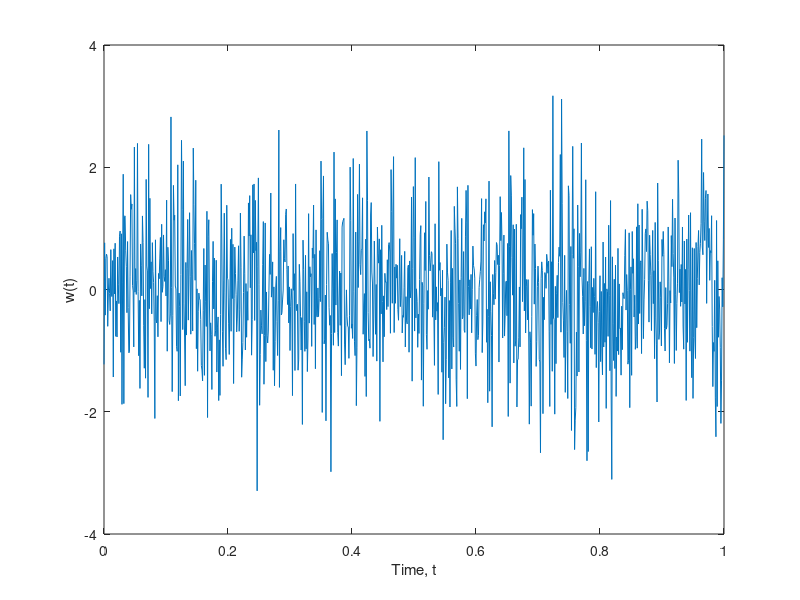

This chart was generated by the following MATLAB code:
%--- white_noise.m ---%
randn('state',0);   % ensure reproducibility
T = 0:0.001:1;      % define time interval
X = randn(size(T)); % Gaussian N(0,1) process
plot(T,X);  xlabel('Time, t'); ylabel('w(t)')
    
